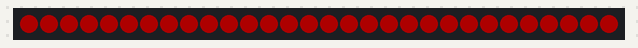
Bench run of a sketch on a simulated Arduino Uno, built with avr-gcc and run on an emulated ATmega328P. Shown: 30 RGB LEDs in strip order, left to right. Dim RGB values are drawn brighter than linear.

Above: at 0.23 s.
At 1.95 s:
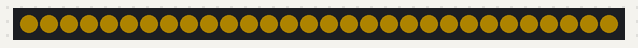
At 3.6 s:
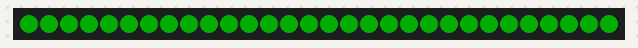
At 5.82 s:
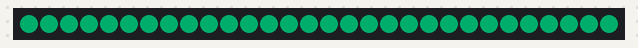
At 7.6 s:
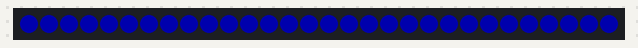
At 10.17 s:
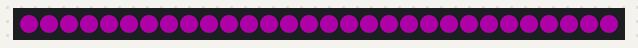

The sketch:

colorFade.ino
```cpp
#include <Adafruit_NeoPixel.h>

const int ledPin = 6;
const int numLeds = 30;

Adafruit_NeoPixel strip = Adafruit_NeoPixel(numLeds, ledPin, NEO_GRB + NEO_KHZ800);

void setup() {
  strip.begin();
  strip.setBrightness(50);
}

void loop() {
  for(long firstPixelHue = 0; firstPixelHue < 65536; firstPixelHue+=128) {
      strip.fill(strip.gamma32(strip.ColorHSV(firstPixelHue)));
      strip.show();
      delay(20);
    }
}
```

Measured:
- by itself, everything shown: repeats every 12.0 s, in 91 steps
